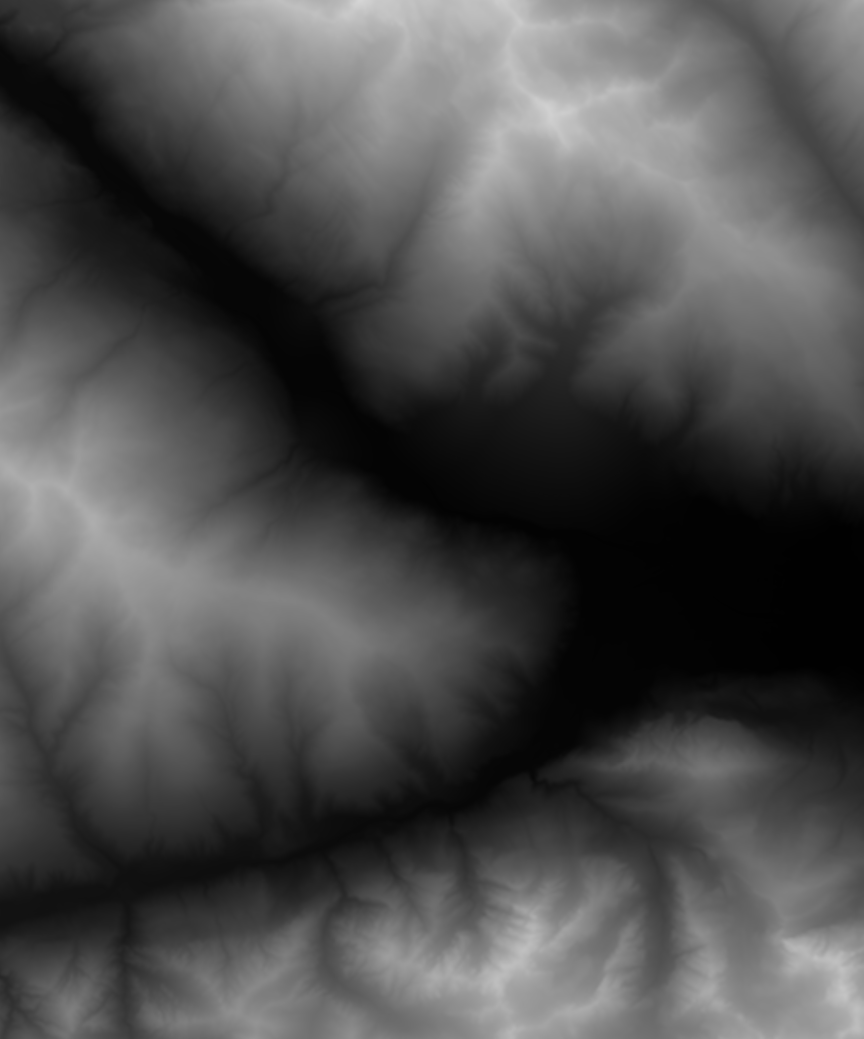
#> input picture render-5.png, 1727 x 2078 px, found by its file name (shown at 1/2 size)
$ python img_processing_script.py
#> lines starting #> are read from the running program, lines starting #| are printed output that depends on the picture
#> in convert_to_grayscale, img is the input picture: PIL image 1727x2078 RGBA; mean R, G, B, A 78, 78, 78, 255
### Master Program/img_processing_and_path_planning/a_img_setup.py
"""
IMG PREPREOCESSING FILE, HANDLES IMG SPLITTING AND GRAYSCALING.

FILE IS COMPLETE AS OF 21/8/23 DO NOT MODIFY FURTHER
"""
import cv2
import numpy as np
import matplotlib.pyplot as plt
import math

from PIL import Image

# [12 lines left out: function convert_to_grayscale, not called in this run]

def invert_image(image, output):

#> called with image = 'split_image_inverse.png', output = 'split_image.png'
    image_map = cv2.imread(image)
    inverse = cv2.bitwise_not(image_map)
#> inverse: shape (2078, 1727, 3); every value is 255

    cv2.imwrite(output, inverse)

    print("Image inverted and saved")
    return output

# [19 lines left out: functions img_split, setup_image, not called in this run]
    #invert_image("split_image_inverse.png", "split_image.png")


#invert_image("trimmed_map.png", "trimmed_map_inverse.png")

### Master Program/img_processing_and_path_planning/b_filtering.py
"""
IMG FILTER FILE, HANDLES THE APPLICATION OF VARIOUS FILTERS
TO HIGHLIGHT SLOPES AND RIDGE AREAS

FILE IS COMPLETE AS OF 21/8/23 DO NOT MODIFY FURTHER
"""


import cv2
import numpy as np
import matplotlib.pyplot as plt
import math
import img_processing_and_path_planning.e_kernels as k

def sharpen_filter(image):

    kernel = np.array([
    [0, -1, 0],
    [-1, 5, -1],
    [0, -1, 0]])

    output = cv2.filter2D(image, -1, kernel)
    return output

def ridge_filter(image, direction):


#> called with direction = 0
    direction_rad = math.radians(direction)


    if (0 <= direction <= 90):
        weighting = math.sin(direction_rad) # 0 -> 1
        S2N_kernel = 0.5 * (k.S2N_kernel * (1 - weighting))
        W2E_kernel = 0.5 * (k.W2E_kernel * weighting)

        S2N_image = cv2.filter2D(image, -1, S2N_kernel)
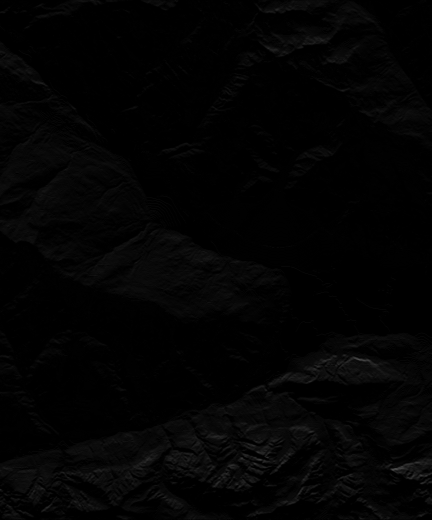
#> S2N_image: shape (2078, 1727, 3) (shown at 1/4 size); min 0, max 96, mean 3
        W2E_image = cv2.filter2D(image, -1, W2E_kernel)
            # Clip the pixel values to ensure they are within the specified range
        #S2N_image = np.clip(S2N_image, 0, 255)
        #W2E_image = np.clip(W2E_image, 0, 255)

        output = S2N_image + W2E_image

        #output = np.clip(output, 0, 255)

    if (90 < direction <= 180):
        weighting = math.sin(direction_rad) # 1 -> 0

        W2E_kernel = 0.5 * (k.W2E_kernel * weighting)
        N2S_kernel = 0.5 * (k.N2S_kernel * (1 - weighting))

        N2S_image = cv2.filter2D(image, -1, N2S_kernel)
        W2E_image = cv2.filter2D(image, -1, W2E_kernel)
        output = N2S_image + W2E_image

    if (180 < direction <= 270):
        weighting = -(math.sin(direction_rad)) # 0 -> 1

        E2W_kernel = 0.5 * (k.E2W_kernel * weighting)
        N2S_kernel = 0.5 * (k.N2S_kernel * (1 - weighting))

        N2S_image = cv2.filter2D(image, -1, N2S_kernel)
        E2W_image = cv2.filter2D(image, -1, E2W_kernel)
        output = N2S_image + E2W_image
    if (270 < direction <= 360):
        weighting = -(math.sin(direction_rad)) # 1 -> 0

        E2W_kernel = 0.5 * (k.E2W_kernel * weighting)
        S2N_kernel = 0.5 * (k.S2N_kernel * (1 - weighting))

        S2N_image = cv2.filter2D(image, -1, S2N_kernel)
        E2W_image = cv2.filter2D(image, -1, E2W_kernel)
        output = S2N_image + E2W_image


    """
    direction_rad = math.radians(direction)

    if (0 <= direction <= 90):
        weighting = math.sin(direction_rad) # 0 -> 1
        S2N_kernel = 0.5 * (k.N2S_kernel * (1 - weighting))
        W2E_kernel = 0.5 * (k.E2W_kernel * weighting)

        S2N_image = cv2.filter2D(image, -1, S2N_kernel)
        W2E_image = cv2.filter2D(image, -1, W2E_kernel)
            # Clip the pixel values to ensure they are within the specified range
        #S2N_image = np.clip(S2N_image, 0, 255)
        #W2E_image = np.clip(W2E_image, 0, 255)

        output = S2N_image + W2E_image

        #output = np.clip(output, 0, 255)

    if (90 < direction <= 180):
        weighting = math.sin(direction_rad) # 1 -> 0

        W2E_kernel = 0.5 * (k.E2W_kernel * weighting)
        N2S_kernel = 0.5 * (k.S2N_kernel * (1 - weighting))

        N2S_image = cv2.filter2D(image, -1, N2S_kernel)
        W2E_image = cv2.filter2D(image, -1, W2E_kernel)
        output = N2S_image + W2E_image

    if (180 < direction <= 270):
        weighting = -(math.sin(direction_rad)) # 0 -> 1

        E2W_kernel = 0.5 * (k.W2E_kernel * weighting)
        N2S_kernel = 0.5 * (k.S2N_kernel * (1 - weighting))

        N2S_image = cv2.filter2D(image, -1, N2S_kernel)
        E2W_image = cv2.filter2D(image, -1, E2W_kernel)
        output = N2S_image + E2W_image
    if (270 < direction <= 360):
        weighting = -(math.sin(direction_rad)) # 1 -> 0

        E2W_kernel = 0.5 * (k.W2E_kernel * weighting)
        S2N_kernel = 0.5 * (k.N2S_kernel * (1 - weighting))

        S2N_image = cv2.filter2D(image, -1, S2N_kernel)
        E2W_image = cv2.filter2D(image, -1, E2W_kernel)
        output = S2N_image + E2W_image
     """
    #print("Weighting: ", weighting)


    #output = cv2.filter2D(image, -1, ridge_kernel)
    return output

# [8 lines left out: function sharpen_less_filter, not called in this run]

def blur_filter(image):
    output = cv2.filter2D(image, -1, k.blurred_kernel)
    return output

def normalisation_filter(image):
    output = cv2.filter2D(image, -1, k.normalisation_kernel)
    return output


def apply_ridge_filters(path_to_img, direction, output_file, map_translation):

    """ # Load the image
    image_path = path_to_img
    image = cv2.imread(image_path)

    output = image

    #cv2.imwrite("img_step_1.png", output)
    #output = sharpen_filter(output)
    #cv2.imwrite("img_step_2.png", output)
    output = ridge_filter(output, direction)
    # [7 lines of commented-out code are left out]


    output = normalisation_filter(output)
    #output = normalisation_filter(output)
    #output = sobel_y(output)

    # Threshold the image
    threshold = 1
    output[output > threshold] += map_translation

    # Set blue and green channels to zero
    output[:, :, 0] = 0
    output[:, :, 1] = 0

    # Move the ridge lift output to the red channel
    red_channel = output[:, :, 2]

    # Create a blank image with only the red channel
    red_image = np.zeros_like(image)
    red_image[:, :, 2] = red_channel

    # Save the final image
    final_image_path = output_file
    cv2.imwrite(final_image_path, red_image) """


    """ #print("Image filters applied and saved")


     # Load the image
    image_path = path_to_img
    image = cv2.imread(image_path)

    output = image

    # Comment out the previous filtering steps and keep the ridge filter only
    #output = sharpen_filter(output)
    output = ridge_filter(output, direction)
    # [5 lines of commented-out code are left out]
    output = cv2.cvtColor(output, cv2.COLOR_BGR2GRAY)

    #output = np.where(output > 255, 255, output)

    output = cv2.bitwise_not(output)  # Invert the image


    threshold = 250
     """

    image_path = path_to_img
    image = cv2.imread(image_path)

    output = image
    output = sharpen_filter(output)
    cv2.imwrite("sharpened_image.png", output)
    #output = normalisation_filter(output)

    #output = sharpen_filter(output)
    output = ridge_filter(output, direction)
    cv2.imwrite("ridged_image.png", output)
    #output = normalisation_filter(output)


    # Convert the output to grayscale
    output = cv2.cvtColor(output, cv2.COLOR_BGR2GRAY)
#> output: shape (2078, 1727)

    # Invert the image first
    #output = cv2.bitwise_not(output)

    # Threshold the image
    threshold = 0
    output[output > threshold] += map_translation
    cv2.imwrite("ridged_image.png", output)
    # Save the grayscale image
    cv2.imwrite(output_file, output)

    print("Image filters applied and saved")


"""
def grayscale_ridge_lift(path_to_img, direction):
    # Load the image
    image_path = path_to_img
    image = cv2.imread(image_path)

    output = image

    output = sharpen_filter(output)
    output = ridge_filter(output, direction)
    output = ridge_filter(output, direction)
    output = sharpen_less_filter(output)
    output = blur_filter(output)

    # Convert the output to grayscale
    gray_output = cv2.cvtColor(output, cv2.COLOR_BGR2GRAY)

    # Save the final grayscale image
    final_image_path = 'Grayscale_Ridge_Lift_Output.png'
    cv2.imwrite(final_image_path, gray_output)

def overlay_grayscale_ridge(ridge_lift_path, split_image_path, output_path):
    # Load the grayscale ridge lift output image
    grayscale_ridge_img = cv2.imread(ridge_lift_path, cv2.IMREAD_GRAYSCALE)

    # Load the split image
    split_img = cv2.imread(split_image_path)

    # Create a blank image with the same dimensions as the split image
    overlay_img = np.zeros_like(split_img)

    # Assign the grayscale ridge lift output to the overlay image
    overlay_img[:, :, 0] = grayscale_ridge_img

    # Add the overlay image to the split image
    result = cv2.addWeighted(split_img, 1, overlay_img, 1, 0)

    output = invert_image(result)
    # Save the result to a separate file
    cv2.imwrite(output_path, output) """

""" ridge_lift_path = "Ridge_Lift_Output.png"
split_image_path = "Split_Image.png"
output_path = "Map+Ridge.png"
output_path_grayscale = "Map+GrayscaleRidge.png" """

#ridge_lift("render-5.png", 90)
#grayscale_ridge_lift("render-5.png", 90)
#img_split("render-5.png", 70)


#### ridge filter for demo map, not real map
"""

def ridge_filter(image, direction):


    direction_rad = math.radians(direction)

    if (0 <= direction <= 90):
        weighting = math.sin(direction_rad) # 0 -> 1
        S2N_kernel = 0.5 * (k.S2N_kernel * (1 - weighting))
        W2E_kernel = 0.5 * (k.W2E_kernel * weighting)

        S2N_image = cv2.filter2D(image, -1, S2N_kernel)
        W2E_image = cv2.filter2D(image, -1, W2E_kernel)
            # Clip the pixel values to ensure they are within the specified range
        #S2N_image = np.clip(S2N_image, 0, 255)
        #W2E_image = np.clip(W2E_image, 0, 255)

        output = S2N_image + W2E_image

        #output = np.clip(output, 0, 255)

    if (90 < direction <= 180):
        weighting = math.sin(direction_rad) # 1 -> 0

        W2E_kernel = 0.5 * (k.W2E_kernel * weighting)
        N2S_kernel = 0.5 * (k.N2S_kernel * (1 - weighting))

        N2S_image = cv2.filter2D(image, -1, N2S_kernel)
        W2E_image = cv2.filter2D(image, -1, W2E_kernel)
        output = N2S_image + W2E_image

    if (180 < direction <= 270):
        weighting = -(math.sin(direction_rad)) # 0 -> 1

        E2W_kernel = 0.5 * (k.E2W_kernel * weighting)
        N2S_kernel = 0.5 * (k.N2S_kernel * (1 - weighting))

        N2S_image = cv2.filter2D(image, -1, N2S_kernel)
        E2W_image = cv2.filter2D(image, -1, E2W_kernel)
        output = N2S_image + E2W_image
    if (270 < direction <= 360):
        weighting = -(math.sin(direction_rad)) # 1 -> 0

        E2W_kernel = 0.5 * (k.E2W_kernel * weighting)
        S2N_kernel = 0.5 * (k.S2N_kernel * (1 - weighting))

        S2N_image = cv2.filter2D(image, -1, S2N_kernel)
        E2W_image = cv2.filter2D(image, -1, E2W_kernel)
        output = S2N_image + E2W_image
     """

### Master Program/img_processing_and_path_planning/c_lift_map_trimmer.py
"""
TRIMS THE SCORE MAP TO ONLY SHOW AREAS WHICH ARE NAVIGABLE

FILE IS COMPLETE AS OF 25/8/23 DO NOT MODIFY FURTHER
"""

import cv2
import numpy as np
import img_processing_and_path_planning.a_img_setup as a_img_setup

def apply_two_tone_mask(grayscale_image, two_tone_image):
    # Load the grayscale and two-tone images
#> called with grayscale_image = 'ridge_map.png', two_tone_image = 'split_image_inverse.png'
    grayscale = cv2.imread(grayscale_image, cv2.IMREAD_GRAYSCALE)
    two_tone = cv2.imread(two_tone_image, cv2.IMREAD_GRAYSCALE)
#> two_tone: shape (2078, 1727); every value is 0

    # Make sure the images are the same size
    if grayscale.shape != two_tone.shape:
        raise ValueError("Images must be the same size")

    # Convert the two-tone image to a binary mask
    _, binary_mask = cv2.threshold(two_tone, 0, 255, cv2.THRESH_BINARY)

    # Set the pixels in the grayscale image to zero where the mask is black
    result = cv2.bitwise_and(grayscale, cv2.bitwise_not(binary_mask))

    return result


from PIL import Image

# [18 lines left out: function make_white_pixels_transparent, not called in this run]

# [4 lines that do not run on import are left out]


def trim_reward_map(grayscale_image_path, two_tone_image_path, output):
    # Paths to your grayscale and two-tone images
    grayscale_image_path = "ridge_map.png"
    two_tone_image_path = "split_image_inverse.png"

    # Apply the mask and get the result
    result_image = apply_two_tone_mask(grayscale_image_path, two_tone_image_path)
    print("Lift map trimmed and saved")
    cv2.imwrite(output, result_image)
    a_img_setup.invert_image(output, output)
#> in invert_image, `inverse = cv2.bitwise_not(image_map)`:
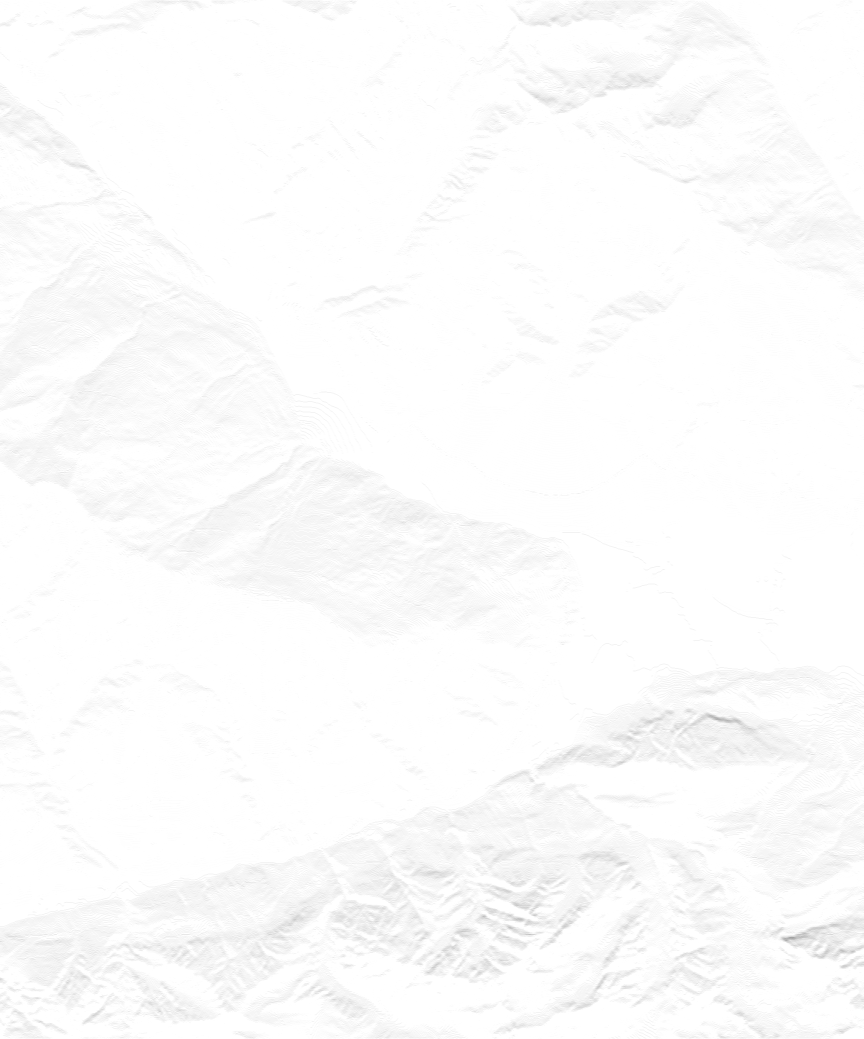
#> inverse: shape (2078, 1727, 3) (shown at 1/2 size); min 159, max 255, mean 252

    #make_white_pixels_transparent(output,output)


### Master Program/img_processing_and_path_planning/img_processing_script.py
import a_img_setup as setup
import b_filtering as filtering
import c_lift_map_trimmer as lift_trimmer
import d_pathplanning as pathplan

image_source = "render-5.png"
threshold = 256
direction = 0
map_translation = 0

def map_creation(image_source, threshold, direction, map_translation):
    setup.setup_image(image_source, threshold, direction)
    filtering.apply_ridge_filters("grayscale_map.png", direction, "ridge_map.png", map_translation)
    lift_trimmer.trim_reward_map("ridge_map.png", "split_image_inverse.png", "trimmed_map.png")

map_creation(image_source, threshold, direction, map_translation)

# Example usage
image_path = 'split_image.png'
score_map_path = 'trimmed_map.png'
start = (50,50)
goal = (450, 450)

weight = 1  # distance weight
score_weight = 10

#> (the run stopped early here; a loop or call above may not have finished)

$ run again, with render-3.png copied over render-5.png
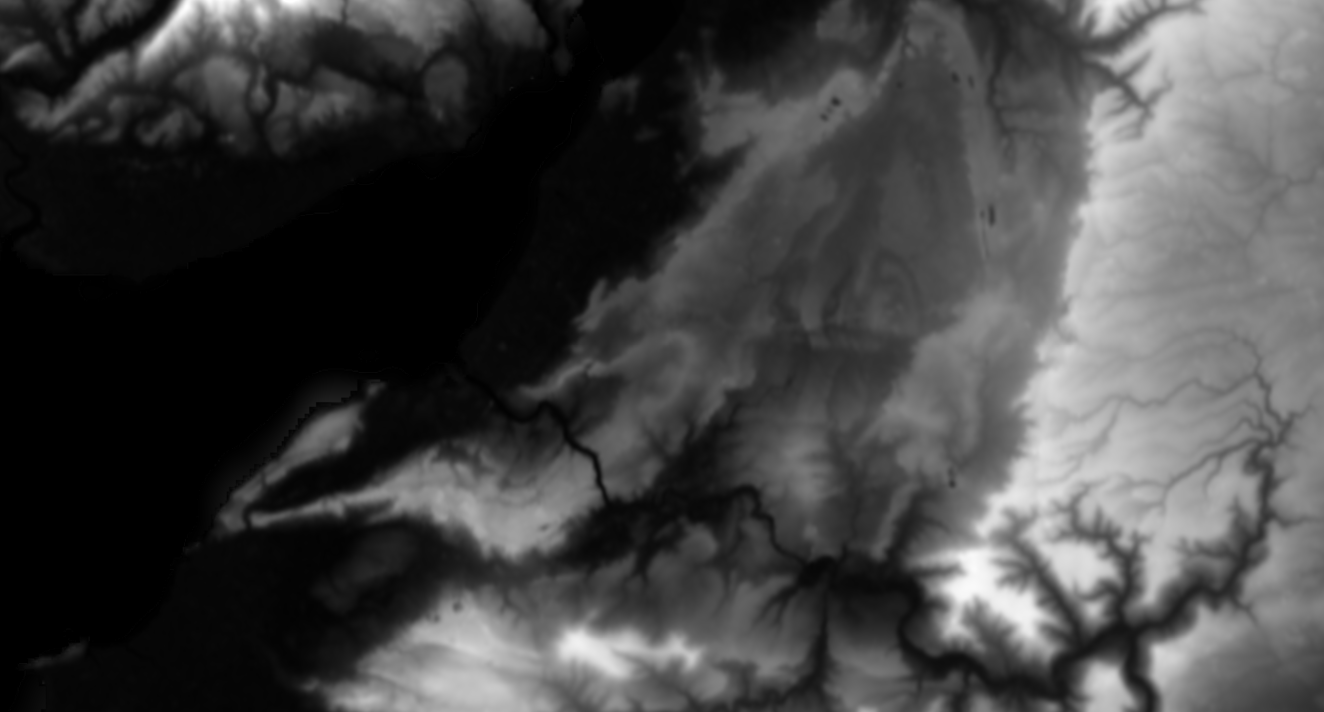
#> input picture render-3.png, 2648 x 1424 px, found by its file name (shown at 1/2 size)
#> in convert_to_grayscale, img is the input picture: PIL image 2648x1424 RGBA; mean R, G, B, A 66, 66, 66, 255
#> image_map: shape (1424, 2648, 3); every value is 0
#> inverse: shape (1424, 2648, 3); every value is 255
#> in ridge_filter, `S2N_image = cv2.filter2D(image, -1, S2N_kernel)`:
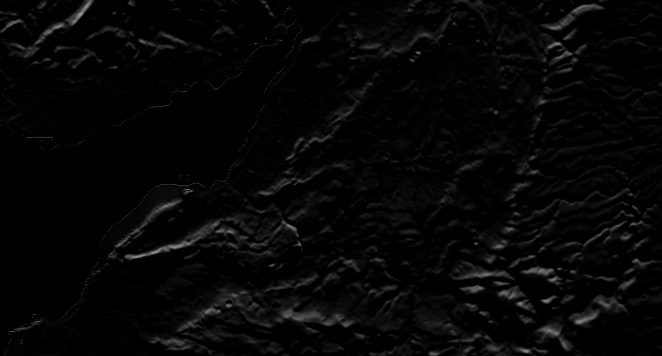
#> S2N_image: shape (1424, 2648, 3) (shown at 1/4 size); min 0, max 210, mean 5.7
#> two_tone: shape (1424, 2648); every value is 0
#> in invert_image, `inverse = cv2.bitwise_not(image_map)`:
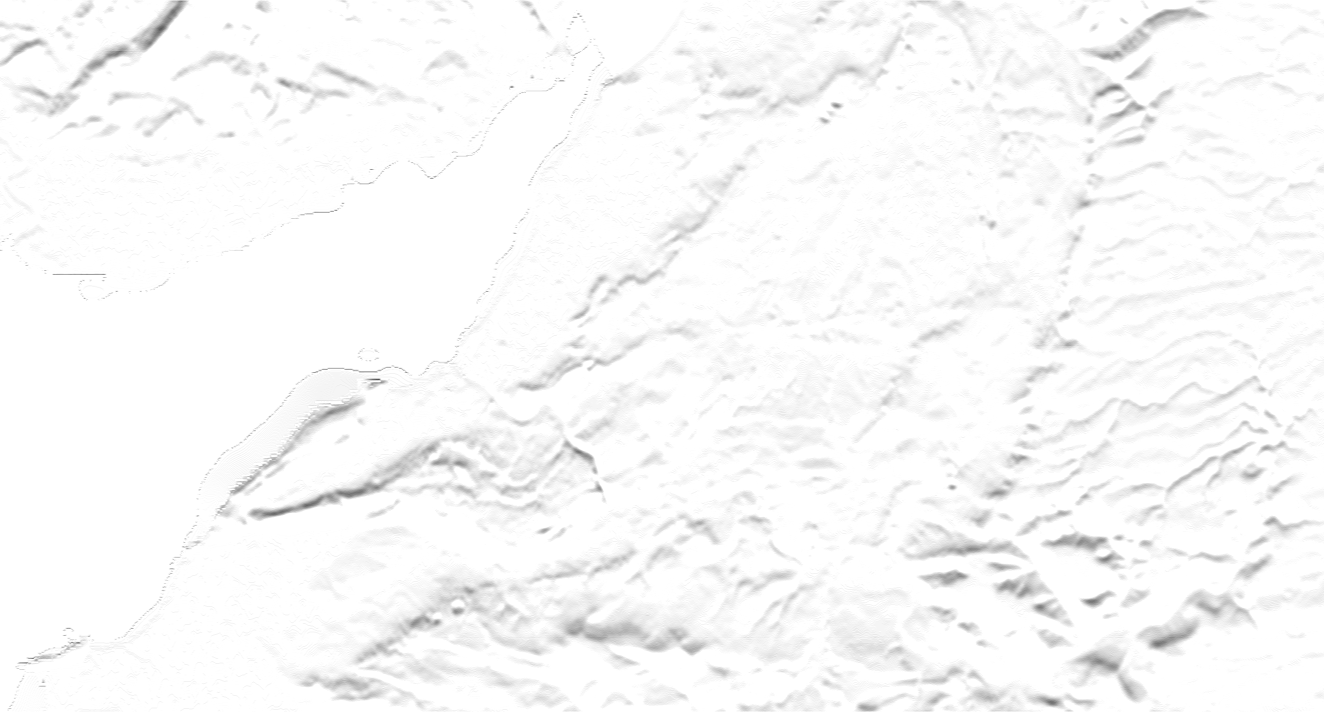
#> inverse: shape (1424, 2648, 3) (shown at 1/2 size); min 45, max 255, mean 249.3
